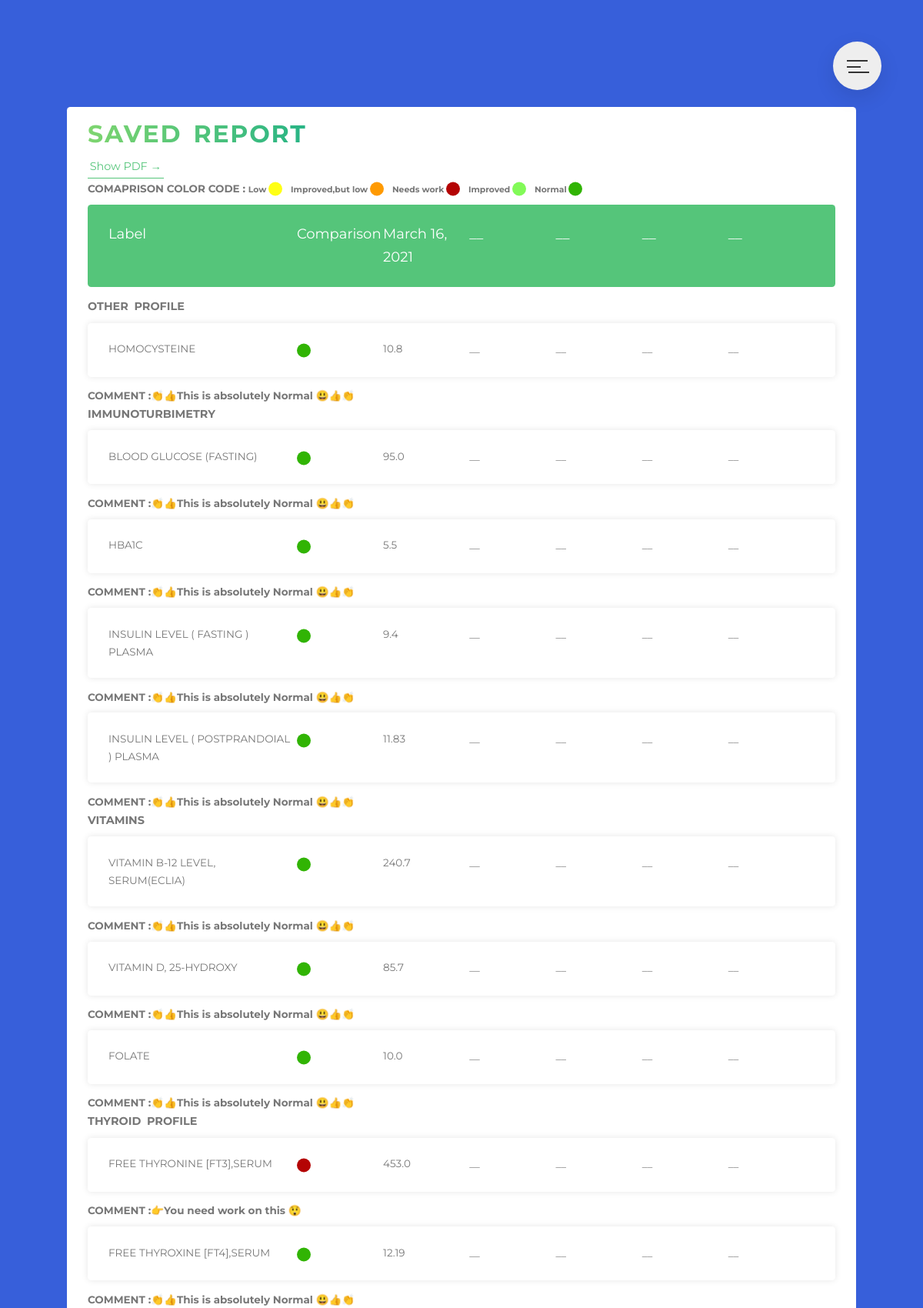
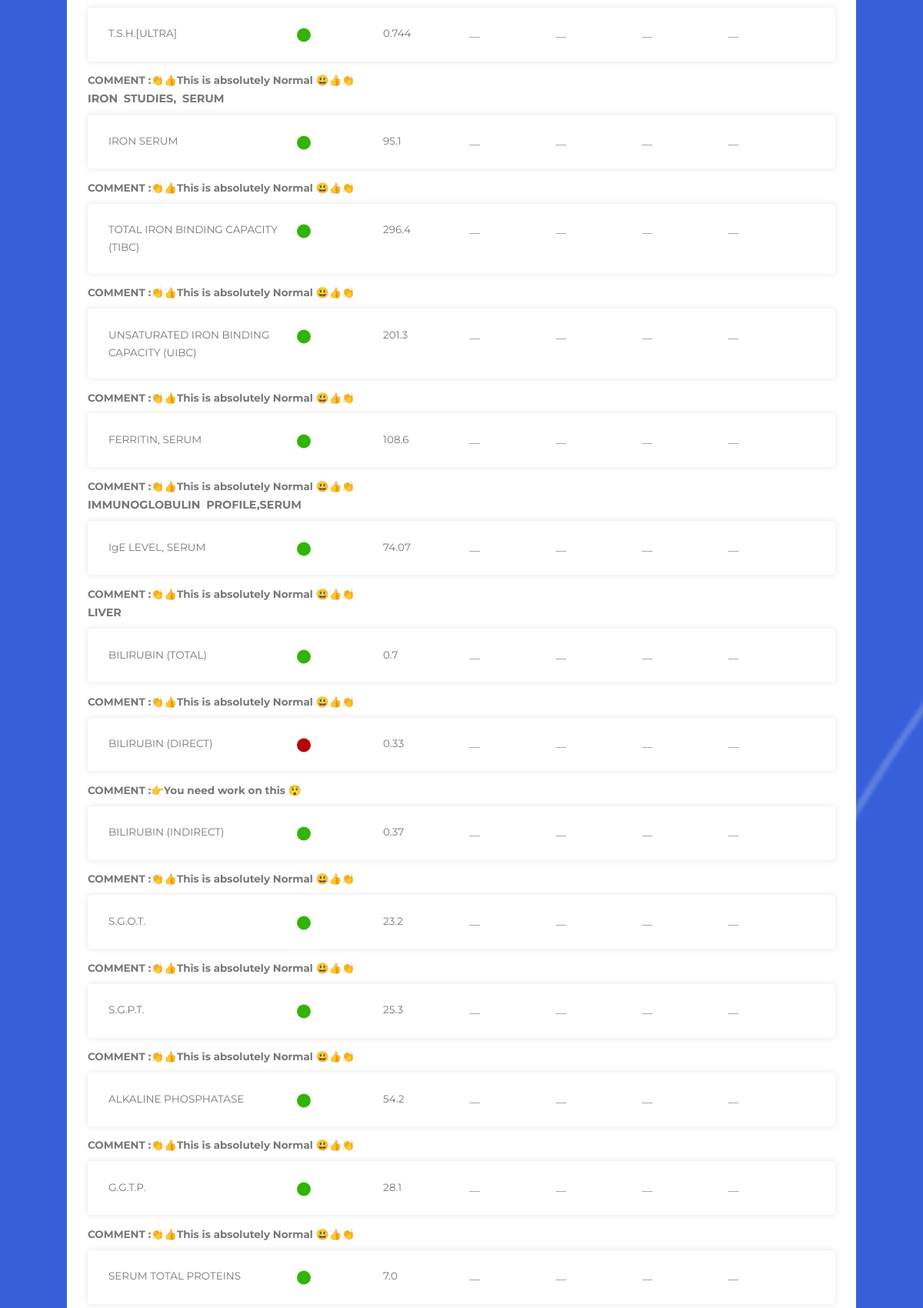
/showsavedreport/56/56 (upper part), run on the app's committed database (2 pictures, top to bottom).
### patient/models.py (models this page shows, shortened)
class FinalGeneratedReport(models.Model):
    patient = models.ForeignKey(to=Patient, on_delete=models.CASCADE)
    doc1 = models.ForeignKey(to=Document, on_delete=models.SET_NULL, null=True, blank=True, related_name='generatedreport_doc1')
    doc2 = models.ForeignKey(to=Document, on_delete=models.SET_NULL, null=True, blank=True, related_name='generatedreport_doc2')
    doc3 = models.ForeignKey(to=Document, on_delete=models.SET_NULL, null=True, blank=True, related_name='generatedreport_doc3')
    doc4 = models.ForeignKey(to=Document, on_delete=models.SET_NULL, null=True, blank=True, related_name='generatedreport_doc4')
    doc5 = models.ForeignKey(to=Document, on_delete=models.SET_NULL, null=True, blank=True, related_name='generatedreport_doc5')
    sectiondtext = models.TextField(max_length=255, null=True, blank=True)
    created_time = models.DateField(default=timezone.now)

class Document(models.Model):
    name = models.CharField(max_length=15, blank=True)
    report = models.ForeignKey(to = Report,on_delete=models.SET_NULL,null=True)
    document = models.FileField(upload_to='documents/')
    uploaded_at = models.DateField(auto_now_add=False)
    patient = models.ForeignKey(to=Patient, on_delete=models.CASCADE, unique=False)
    tesseract_data = models.TextField(blank=True,null=True)
    class Meta:
        unique_together = ('name', 'document', 'patient')

class Category(models.Model):
    name = models.CharField(max_length=255, unique=True, null=True)
    priority = models.IntegerField(blank=False, null=False, default=0)

class GeneratedReportTestResult(models.Model):
    final_report = models.ForeignKey(to=FinalGeneratedReport, on_delete=models.CASCADE, null=True)
    label = models.ForeignKey(to=Label, on_delete=models.CASCADE, null=True, blank=True)
    category = models.ForeignKey(to='Category', on_delete=models.SET_NULL, null=True)
    value1 = models.CharField(max_length=50, blank=True, null=True)
    value2 = models.CharField(max_length=50, blank=True, null=True)
    value3 = models.CharField(max_length=50, blank=True, null=True)
    value4 = models.CharField(max_length=50, blank=True, null=True)
    value5 = models.CharField(max_length=50, blank=True, null=True)
    remark = models.CharField(max_length=255,null=True, blank=True)
    color1 = models.CharField(max_length=255, blank=True, null=True)
    color2 = models.CharField(max_length=255, blank=True, null=True)
    color3 = models.CharField(max_length=255, blank=True, null=True)
    color4 = models.CharField(max_length=255, blank=True, null=True)
    color5 = models.CharField(max_length=255, blank=True, null=True)
    remark_color = models.CharField(max_length=255, null=True, blank=True)

class Label(models.Model):
    name = models.CharField(max_length=55, blank=True, unique=True)
    category = models.ForeignKey('Category', default=1, on_delete=models.SET_NULL, null=True)
    def __str__(self) -> str:
        return f"{self.name}"

### patient/views.py (the view)
# urls.py: path('showsavedreport/<int:pk>/<int:patient_id>', ShowSavedGeneratedReportView.as_view(), name='show-saved-report'),
class ShowSavedGeneratedReportView(View):
    template_name = 'patient/show_saved_generated_report.html'
    def get(self, request, pk, patient_id):
        patient = Patient.objects.get(pk=patient_id)
        final_generated_report_obj = FinalGeneratedReport.objects.get(pk=pk)
        all_testresult = final_generated_report_obj.generatedreporttestresult_set.all()
        all_categories = sorted(
            list(set(item.category for item in all_testresult)),
            key = lambda x : x.priority
        )
        all_categories = list(map(lambda x: x.name, all_categories))
        print(
            f"""
            this is save_all_category
            {all_categories}
            """
        )
        pdf_url = "/media/Generated_reports/"+str(final_generated_report_obj.id)+".pdf"
        context = {
            'patient':patient,
            'all_testresult':all_testresult,
            'final_generated_report':final_generated_report_obj,
            'all_categories':all_categories,
            'remark_color':remark_color,
            'pdf_url':pdf_url
        }
        return render(request, template_name=self.template_name, context=context)

### patient/templates/patient/show_saved_generated_report.html (shortened to what this page needs)
{%  extends 'patient/base2.html' %}
{% load static %}
{% load widget_tweaks %}
{% block content %}
<!DOCTYPE html>
<html lang="en">
  <head>
  </head>
  <body>
    <section class="section-form__var">
      <div class="section-form-heading__var GB">
        <h1 class="heading-secondary u-margin-top-big u-margin-bottom-small">
        </h1>
      </div>
      <div class="container__var u-margin-bottom-big GB">
        <div>
          <h2 class="heading-secondary">Saved Report</h2>
        </div>
        <div class="GB">
                <a href="{{pdf_url}}" class="btn-text">Show PDF &rarr;</a>
        </div>
        <div>
          <span class="label__heading"> comaprison color code : </span>
          <span class="label__sub">Low</span>
          <span class="dot dot__1"></span>
          <span class="label__sub">Improved,but low</span>
          <span class="dot dot__2"></span>
          <span class="label__sub">Needs work</span>
          <span class="dot dot__3"></span>
          <span class="label__sub">Improved</span>
          <span class="dot dot__4"></span>
          <span class="label__sub">Normal</span>
          <span class="dot dot__5"></span>
        </div>
        <ul class="responsive-table__var GB">
          <li class="table-header__var GB">
            <div class="col__var col-1__var GB">Label</div>
            <div class="col__var col-2__var GB">Comparison</div>
            <div class="col__var col-3__var GB">
            {% if final_generated_report.doc5 %}
            {{final_generated_report.doc5.uploaded_at}}
            {% else %}
            {{"__"}}
            {% endif %}
            </div>
            <div class="col__var col-4__var GB">
            {% if final_generated_report.doc4 %}
            {{final_generated_report.doc4.uploaded_at}}
            {% else %}
            {{"__"}}
            {% endif %}
            </div>
            <div class="col__var col-5__var GB">
            {% if final_generated_report.doc3 %}
            {{final_generated_report.doc3.uploaded_at}}
            {% else %}
            {{"__"}}
            {% endif %}
            </div>
            <div class="col__var col-6__var GB">
            {% if final_generated_report.doc2 %}
            {{final_generated_report.doc2.uploaded_at}}
            {% else %}
            {{"__"}}
            {% endif %}
            </div>
            <div class="col__var col-6__var GB">
            {% if final_generated_report.doc1 %}
            {{final_generated_report.doc1.uploaded_at}}
            {% else %}
            {{"__"}}
            {% endif %}
            </div>
          </li>
          {% for category in all_categories %}
            <h3 class="heading-tertiary">{{category}}</h3>
            {% for testresult in all_testresult %}
                {% if testresult.category.name == category %}
                <li class="table-row__var GB">
                    <div class="col__var col-1__var GB" data-label="Label">{{testresult.label}}</div>
                    <div class="col__var col-2__var comp1 GB" data-label="Comparison">
                    {% if val.5.remark == '-' or val.5.remark == '' %}
                    {{"__"}}
                    {% elif testresult.remark %}
                        {% if testresult.remark_color == '#FFFF00'%}
                        <span class="dot dot__1"></span>
                        {% elif testresult.remark_color == '#FE2E2E'%}
                        <span class="dot dot__2"></span>
                        {% elif testresult.remark_color == '#FF0000' or val.5.remark_color == '#800000'%}
                        <span class="dot dot__3"></span>
                        {% elif testresult.remark_color == '#82FA58'%}
                        <span class="dot dot__4"></span>
                        {% elif testresult.remark_color == '#31B404'%}
                        <span class="dot dot__5"></span>
                        {% endif %}
                    {%else%}
                    {{"__"}}
                    {% endif %}
                    </div>
                    <div class="col col-3__var GB" __vardata-label="Date1">
                    {% if final_generated_report.doc5  %}
                    <td bgcolor="{{testresult.color1}}" >{{testresult.value5}}</td>
                    {% else %}
                    {{"__"}}
                    {%  endif %}
                    </div>
                    <div class="col col-4__var GB" data-label="Date2">
                    {% if final_generated_report.doc4 %}
                    <td bgcolor="{{val.4.remark_color}}" >{{testresult.value4}}</td>
                    {% else %}
                    {{"__"}}
                    {%  endif %}
                    </div>
                    <div class="col col-5__var GB" data-label="Date3">
                    {% if final_generated_report.doc3 %}
                    <td bgcolor="{{val.3.remark_color}}" >{{testresult.value3}}</td>
                    {% else %}
                    {{"__"}}
                    {%  endif %}
                    </div>
                    <div class="col col-6__var GB" data-label="Date4">
                    {% if final_generated_report.doc2 %}
                    <td bgcolor="{{val.2.remark_color}}" >{{testresult.value2}}</td>
                    {% else %}
                    {{"__"}}
                    {%  endif %}
                    </div>
                    <div class="col col-6__var GB" data-label="Date4">
                    {% if final_generated_report.doc1 %}
                    <td bgcolor="{{val.1.remark_color}}" >{{testresult.value1}}</td>
                    {% else %}
                    {{"__"}}
                    {%  endif %}
                    </div>
                </li>
                <div>
                    <span class="li_comment">
                    {% if val.5.remark == '-' or val.5.remark == ' ' %}
                        <td bgcolor="{{testresult.remark_color}}" >COMMENT :👉Can't say anything on the basis of this 😶</td>
                        {% elif testresult.remark %}
                        {% if testresult.remark_color == '#FFFF00'%}
                        <td bgcolor="{{testresult.remark_color}}" >COMMENT :👉This is low, you need improvement 👍</td>
                        {% elif testresult.remark_color == '#FE2E2E'%}
                        <td bgcolor="{{testresult.remark_color}}" >COMMENT :👉This is improved a bit but still low, so keep improving  🙌</td>
                        {% elif testresult.remark_color == '#FF0000' or val.5.remark_color == '#800000'%}
                        <td bgcolor="{{testresult.remark_color}}" >COMMENT :👉You need work on this 😲</td>
                        {% elif testresult.remark_color == '#82FA58'%}
                        <td bgcolor="{{testresult.remark_color}}" >COMMENT :👏👍Improved a lot 👍👏</td>
                        {% elif testresult.remark_color == '#31B404'%}
                        <td bgcolor="{{testresult.remark_color}}" >COMMENT :👏👍This is absolutely Normal 😃👍👏</td>
                        {%else%}
                        <td bgcolor="{{testresult.remark_color}}" >COMMENT :👉Can't say anything on the basis of this 😶</td>
                        {% endif %}
                    {% endif %}
                    </span>
                </div>
                {% endif %}
            {% endfor %}
        {% endfor %}
        </ul>
      </div>
    </section>
   </body>
</html>
{% endblock content %}

### patient/static/patient/css/style.css (style rules this page uses)
*, *::after, *::before { margin: 0; padding: 0; box-sizing: inherit; }
html { font-size: 62.5%; }
@media only screen and (max-width: 75em) { html { font-size: 56.25%; } }
body { box-sizing: border-box; }
body { font-family: "Montserrat", sans-serif; font-weight: 400; line-height: 1.7; color: #777; background-color: #eeebebef; }
.heading-secondary { font-size: 3.5rem; font-weight: 700; text-transform: uppercase; letter-spacing: 0.2rem; word-spacing: 0.5rem; display: inline-block; background-image: linear-gradient(to right, #7ed56f, #28b485); -webkit-background-clip: text; background-clip: text; color: transparent; transition: all 0.5s; }
.heading-tertiary { font-size: 1.6rem; font-weight: 700; text-transform: uppercase; word-spacing: 0.4rem; }
.u-margin-bottom-small { margin-bottom: 1.5rem !important; }
.u-margin-bottom-big { margin-bottom: 8rem !important; }
.u-margin-top-big { margin-top: 8rem !important; }
.btn-text:link, .btn-text:visited { font-size: 1.6rem; color: #55c57a; display: inline-block; text-decoration: none; border-bottom: 0.1rem solid #55c57a; padding: 0.3rem; transition: all 0.3s; }
.section-form__var { background-image: url(../img/3.png); background-size: cover; background-position: top; }
.container__var { max-width: 114rem; margin-left: auto; margin-right: auto; padding: 1rem 3rem; background-color: #fff; border-radius: 0.5rem; }
.responsive-table__var li { margin-top: 1rem; border-radius: 0.5rem; padding: 2.5rem 3rem; display: flex; margin-bottom: 1.5rem; }
.responsive-table__var .table-header__var { background-color: #55c57a; color: #fff; font-size: 2rem; }
.responsive-table__var .table-row__var { background-color: #ffffff; box-shadow: 0px 0px 9px 0px rgba(0, 0, 0, 0.1); font-size: 1.5rem; font-weight: 400; transition: all 0.2s; cursor: pointer; justify-content: space-evenly; }
.responsive-table__var .col-1__var { flex-basis: 30%; }
.responsive-table__var .col-2__var { flex-basis: 14%; margin-left: 0.5rem; }
.responsive-table__var .col-3__var { flex-basis: 14%; }
.responsive-table__var .col-4__var { flex-basis: 14%; }
.responsive-table__var .col-5__var { flex-basis: 14%; }
.responsive-table__var .col-6__var { flex-basis: 14%; }
.responsive-table__var .comp1 { border-radius: 0.5rem; }
.dot { height: 2rem; width: 2rem; border-radius: 50%; display: inline-block; margin-right: 1rem; transform: translateY(0.5rem); }
.dot__1 { background-color: #ffff00ea; }
.dot__2 { background-color: #ff9a01; }
.dot__3 { background-color: #b40404; }
.dot__4 { background-color: #82fa58; }
.dot__5 { background-color: #31b404; }
.label__heading { font-size: 1.5rem; font-weight: bold; text-transform: uppercase; }
.label__sub { font-size: 1.2rem; display: inline-block; font-weight: 700; }
.li_comment { font-size: 1rem; font-weight: bold; }
.li_comment { font-size: 1.5rem; font-weight: bold; }

### data on the page
FinalGeneratedReport: doc5.uploaded_at "March 16, 2021"
Category: all_categories "OTHER PROFILE"
GeneratedReportTestResult: label "HOMOCYSTEINE", remark "Normal" (drawn), value5 "10.8", value "__"
Category: all_categories "IMMUNOTURBIMETRY"
GeneratedReportTestResult: label "BLOOD GLUCOSE (FASTING)", remark "Normal" (drawn), value5 "95.0", value "__"
GeneratedReportTestResult: label "HBA1C", remark "Normal" (drawn), value5 "5.5", value "__"
GeneratedReportTestResult: label "INSULIN LEVEL ( FASTING ) PLASMA", remark "Normal" (drawn), value5 "9.4", value "__"
GeneratedReportTestResult: label "INSULIN LEVEL ( POSTPRANDOIAL ) PLASMA", remark "Normal" (drawn), value5 "11.83", value "__"
Category: all_categories "VITAMINS"
GeneratedReportTestResult: label "VITAMIN B-12 LEVEL, SERUM(ECLIA)", remark "Normal" (drawn), value5 "240.7", value "__"
GeneratedReportTestResult: label "VITAMIN D, 25-HYDROXY", remark "Normal" (drawn), value5 "85.7", value "__"
GeneratedReportTestResult: label "FOLATE", remark "Normal" (drawn), value5 "10.0", value "__"
Category: all_categories "THYROID PROFILE"
GeneratedReportTestResult: label "FREE THYRONINE [FT3],SERUM", remark "High" (drawn), value5 "453.0", value "__"
GeneratedReportTestResult: label "FREE THYROXINE [FT4],SERUM", remark "Normal" (drawn), value5 "12.19", value "__"
GeneratedReportTestResult: label "T.S.H.[ULTRA]", remark "Normal" (drawn), value5 "0.744", value "__"
Category: all_categories "IRON STUDIES, SERUM"
GeneratedReportTestResult: label "IRON SERUM", remark "Normal" (drawn), value5 "95.1", value "__"
GeneratedReportTestResult: label "TOTAL IRON BINDING CAPACITY (TIBC)", remark "Normal" (drawn), value5 "296.4", value "__"
GeneratedReportTestResult: label "UNSATURATED IRON BINDING CAPACITY (UIBC)", remark "Normal" (drawn), value5 "201.3", value "__"
GeneratedReportTestResult: label "FERRITIN, SERUM", remark "Normal" (drawn), value5 "108.6", value "__"
Category: all_categories "IMMUNOGLOBULIN PROFILE,SERUM"
GeneratedReportTestResult: label "IgE LEVEL, SERUM", remark "Normal" (drawn), value5 "74.07", value "__"
Category: all_categories "LIVER"
GeneratedReportTestResult: label "BILIRUBIN (TOTAL)", remark "Normal" (drawn), value5 "0.7", value "__"
GeneratedReportTestResult: label "BILIRUBIN (DIRECT)", remark "High" (drawn), value5 "0.33", value "__"
GeneratedReportTestResult: label "BILIRUBIN (INDIRECT)", remark "Normal" (drawn), value5 "0.37", value "__"
GeneratedReportTestResult: label "S.G.O.T.", remark "Normal" (drawn), value5 "23.2", value "__"
GeneratedReportTestResult: label "S.G.P.T.", remark "Normal" (drawn), value5 "25.3", value "__"
GeneratedReportTestResult: label "ALKALINE PHOSPHATASE", remark "Normal" (drawn), value5 "54.2", value "__"
GeneratedReportTestResult: label "G.G.T.P.", remark "Normal" (drawn), value5 "28.1", value "__"
GeneratedReportTestResult: label "SERUM TOTAL PROTEINS", remark "Normal" (drawn), value5 "7.0", value "__"

### other printed values
{{ "__" }} "__"
